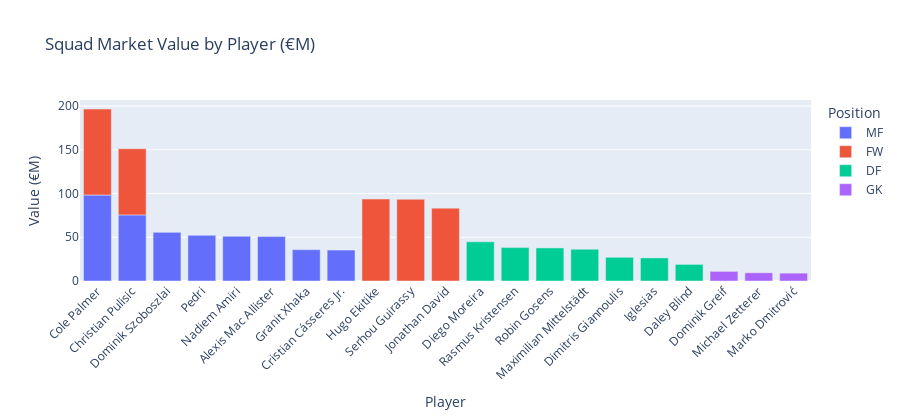
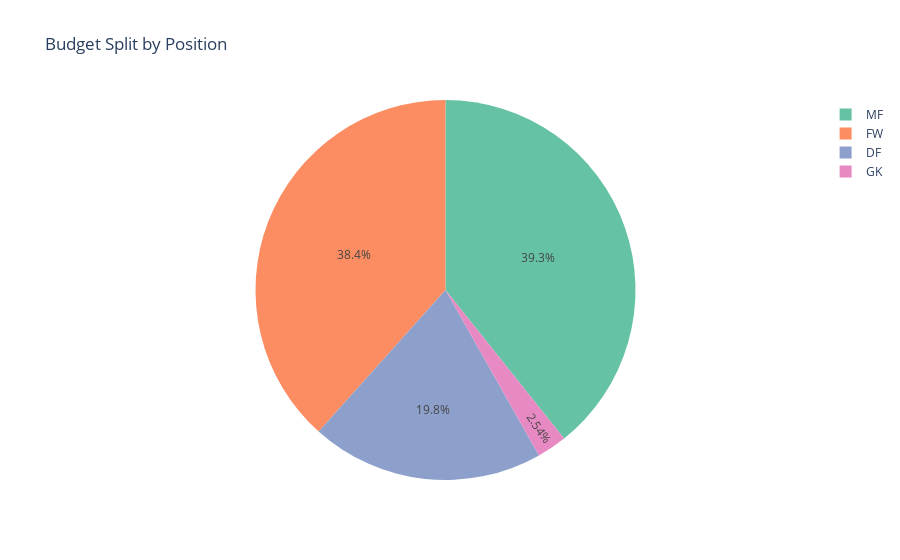
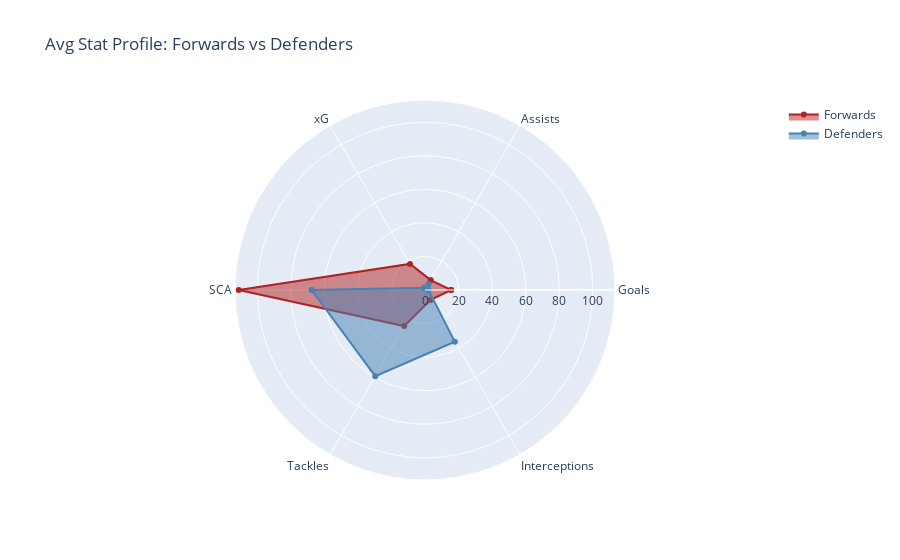
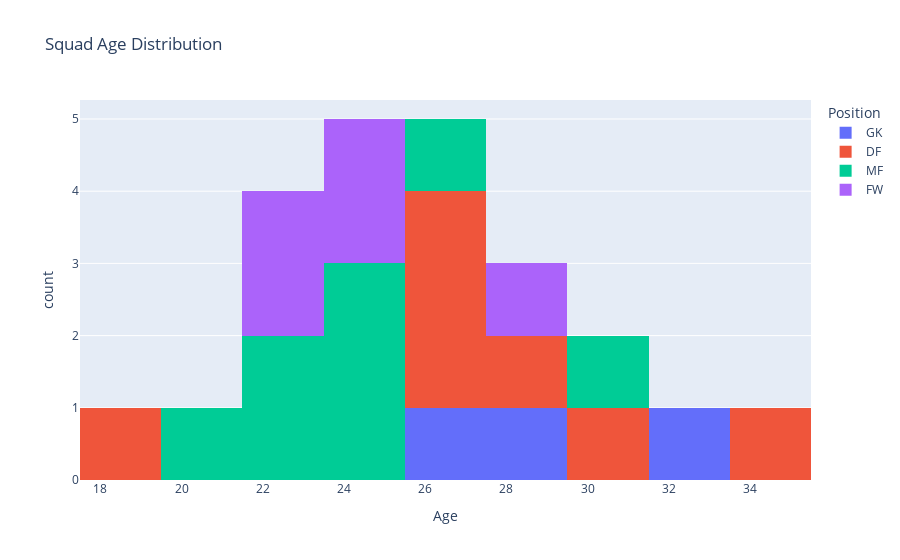

The code cell stored with these charts, in order, in its notebook:
### Markdown cell above
---
## 🚀 Run Full Pipeline
Execute the end-to-end squad building pipeline. Adjust `USER_CRITERIA` and `BUDGET` in the config cell and re-run.

### Code cell
def run_pipeline(criteria: str, budget=None):
    """
    End-to-end World Cup Squad Builder pipeline:
    Tool1 → Tool2 → Tool3 → Tool4 → Tool5 → Tool6
    """
    global _candidates_by_pos, _squad, _constraint_result, _justified_squad

    print(f"\n{'═'*64}")
    print(f"  🏆 PIPELINE START")
    print(f"  Criteria : {criteria}")
    print(f"  Budget   : {'€{:.0f}M'.format(budget) if budget else 'None'}")
    print(f"{'═'*64}\n")

    # Update memory with new preferences
    memory.update(criteria, budget)

    # Tool 1 — Discover
    print("[1/6] Dataset Discovery")
    dataset_discovery_tool.invoke("player stats fixtures")

    # Tool 2 — Ingest
    print("\n[2/6] Data Ingestion")
    data_ingestion_tool.invoke("all")

    # Tool 3 — Retrieve
    print("\n[3/6] Retrieval & Filtering")
    _candidates_by_pos = {}
    for pos in ["GK","DF","MF","FW"]:
        raw = retrieval_or_filter_tool.invoke(
            json.dumps({"criteria": criteria, "pos_filter": pos, "k": 80})
        )
        _candidates_by_pos[pos] = json.loads(raw)

    # Tool 4 — Constraints
    print("\n[4/6] Reasoning & Aggregation")
    _constraint_result = json.loads(
        reasoning_or_aggregation_tool.invoke(json.dumps({"budget": budget}))
    )
    _squad = _constraint_result["squad"]

    # Tool 5 — LLM Synthesis
    print("\n[5/6] LLM Synthesis")
    _justified_squad = llm_synthesis_tool.invoke(json.dumps(_squad))

    # Tool 6 — Report
    print("\n[6/6] Report Generation")
    report_generation_tool.invoke(json.dumps({
        "squad":     _squad,
        "narrative": _justified_squad,
        "criteria":  criteria,
        "budget":    budget,
    }))

    memory.save_squad(f"{len(_squad)} players | {criteria[:80]}")
    print(f"\n{memory.summary()}")
    return _squad


# ── Execute ───────────────────────────────────────────────────────────────────
final_squad = run_pipeline(criteria=USER_CRITERIA, budget=BUDGET)

### Figure 1 — Plotly figure (JSON) as saved in the notebook; plotly's stock layout.template omitted (floating-point values rounded to 4 significant figures)
{"data": [{"alignmentgroup": "True", "hovertemplate": "Position=MF<br>Player=%{x}<br>Value (€M)=%{y}<extra></extra>", "legendgroup": "MF", "marker": {"color": "#636efa", "pattern": {"shape": ""}}, "name": "MF", "offsetgroup": "MF", "orientation": "v", "showlegend": true, "textposition": "auto", "type": "bar", "x": ["Cole Palmer", "Christian Pulisic", "Dominik Szoboszlai", "Pedri", "Nadiem Amiri", "Alexis Mac Allister", "Granit Xhaka", "Cristian Cásseres Jr."], "xaxis": "x", "y": [98.3, 75.6, 55.6, 52.2, 51.1, 50.8, 35.8, 35.4], "yaxis": "y"}, {"alignmentgroup": "True", "hovertemplate": "Position=FW<br>Player=%{x}<br>Value (€M)=%{y}<extra></extra>", "legendgroup": "FW", "marker": {"color": "#EF553B", "pattern": {"shape": ""}}, "name": "FW", "offsetgroup": "FW", "orientation": "v", "showlegend": true, "textposition": "auto", "type": "bar", "x": ["Cole Palmer", "Hugo Ekitike", "Serhou Guirassy", "Jonathan David", "Christian Pulisic"], "xaxis": "x", "y": [98.3, 93.7, 93.4, 83.3, 75.6], "yaxis": "y"}, {"alignmentgroup": "True", "hovertemplate": "Position=DF<br>Player=%{x}<br>Value (€M)=%{y}<extra></extra>", "legendgroup": "DF", "marker": {"color": "#00cc96", "pattern": {"shape": ""}}, "name": "DF", "offsetgroup": "DF", "orientation": "v", "showlegend": true, "textposition": "auto", "type": "bar", "x": ["Diego Moreira", "Rasmus Kristensen", "Robin Gosens", "Maximilian Mittelstädt", "Dimitris Giannoulis", "Iglesias", "Daley Blind"], "xaxis": "x", "y": [44.8, 38.2, 37.8, 36.3, 27.1, 26.4, 19], "yaxis": "y"}, {"alignmentgroup": "True", "hovertemplate": "Position=GK<br>Player=%{x}<br>Value (€M)=%{y}<extra></extra>", "legendgroup": "GK", "marker": {"color": "#ab63fa", "pattern": {"shape": ""}}, "name": "GK", "offsetgroup": "GK", "orientation": "v", "showlegend": true, "textposition": "auto", "type": "bar", "x": ["Dominik Greif", "Michael Zetterer", "Marko Dmitrović"], "xaxis": "x", "y": [11, 9.4, 9], "yaxis": "y"}], "layout": {"barmode": "relative", "height": 420, "legend": {"title": {"text": "Position"}, "tracegroupgap": 0}, "title": {"text": "Squad Market Value by Player (€M)"}, "xaxis": {"anchor": "y", "domain": [0, 1], "tickangle": -45, "title": {"text": "Player"}}, "yaxis": {"anchor": "x", "domain": [0, 1], "title": {"text": "Value (€M)"}}}}

### Figure 2 — Plotly figure (JSON) as saved in the notebook; plotly's stock layout.template omitted (floating-point values rounded to 4 significant figures)
{"data": [{"domain": {"x": [0, 1], "y": [0, 1]}, "hovertemplate": "slot_pos=%{label}<br>market_value=%{value}<extra></extra>", "labels": ["DF", "FW", "GK", "MF"], "legendgroup": "", "name": "", "showlegend": true, "type": "pie", "values": [229.6, 444.3, 29.4, 454.8]}], "layout": {"legend": {"tracegroupgap": 0}, "piecolorway": ["rgb(102,194,165)", "rgb(252,141,98)", "rgb(141,160,203)", "rgb(231,138,195)", "rgb(166,216,84)", "rgb(255,217,47)", "rgb(229,196,148)", "rgb(179,179,179)"], "title": {"text": "Budget Split by Position"}}}

### Figure 3 — Plotly figure (JSON) as saved in the notebook; plotly's stock layout.template omitted (floating-point values rounded to 4 significant figures)
{"data": [{"fill": "toself", "line": {"color": "firebrick"}, "name": "Forwards", "r": [15.6, 6.8, 17.96, 111, 24.8, 6.8, 15.6], "theta": ["Goals", "Assists", "xG", "SCA", "Tackles", "Interceptions", "Goals"], "type": "scatterpolar"}, {"fill": "toself", "line": {"color": "steelblue"}, "name": "Defenders", "r": [2, 4.143, 1.486, 67.57, 59.29, 35.57, 2], "theta": ["Goals", "Assists", "xG", "SCA", "Tackles", "Interceptions", "Goals"], "type": "scatterpolar"}], "layout": {"polar": {"radialaxis": {"visible": true}}, "showlegend": true, "title": {"text": "Avg Stat Profile: Forwards vs Defenders"}}}

### Figure 4 — Plotly figure (JSON) as saved in the notebook; plotly's stock layout.template omitted (floating-point values rounded to 4 significant figures)
{"data": [{"alignmentgroup": "True", "bingroup": "x", "hovertemplate": "Position=GK<br>Age=%{x}<br>count=%{y}<extra></extra>", "legendgroup": "GK", "marker": {"color": "#636efa", "pattern": {"shape": ""}}, "name": "GK", "nbinsx": 10, "offsetgroup": "GK", "orientation": "v", "showlegend": true, "type": "histogram", "x": [32, 29, 27], "xaxis": "x", "yaxis": "y"}, {"alignmentgroup": "True", "bingroup": "x", "hovertemplate": "Position=DF<br>Age=%{x}<br>count=%{y}<extra></extra>", "legendgroup": "DF", "marker": {"color": "#EF553B", "pattern": {"shape": ""}}, "name": "DF", "nbinsx": 10, "offsetgroup": "DF", "orientation": "v", "showlegend": true, "type": "histogram", "x": [27, 27, 19, 30, 28, 34, 26], "xaxis": "x", "yaxis": "y"}, {"alignmentgroup": "True", "bingroup": "x", "hovertemplate": "Position=MF<br>Age=%{x}<br>count=%{y}<extra></extra>", "legendgroup": "MF", "marker": {"color": "#00cc96", "pattern": {"shape": ""}}, "name": "MF", "nbinsx": 10, "offsetgroup": "MF", "orientation": "v", "showlegend": true, "type": "histogram", "x": [22, 25, 21, 25, 27, 23, 31, 24], "xaxis": "x", "yaxis": "y"}, {"alignmentgroup": "True", "bingroup": "x", "hovertemplate": "Position=FW<br>Age=%{x}<br>count=%{y}<extra></extra>", "legendgroup": "FW", "marker": {"color": "#ab63fa", "pattern": {"shape": ""}}, "name": "FW", "nbinsx": 10, "offsetgroup": "FW", "orientation": "v", "showlegend": true, "type": "histogram", "x": [22, 22, 28, 25, 24], "xaxis": "x", "yaxis": "y"}], "layout": {"barmode": "relative", "legend": {"title": {"text": "Position"}, "tracegroupgap": 0}, "title": {"text": "Squad Age Distribution"}, "xaxis": {"anchor": "y", "domain": [0, 1], "title": {"text": "Age"}}, "yaxis": {"anchor": "x", "domain": [0, 1], "title": {"text": "count"}}}}
